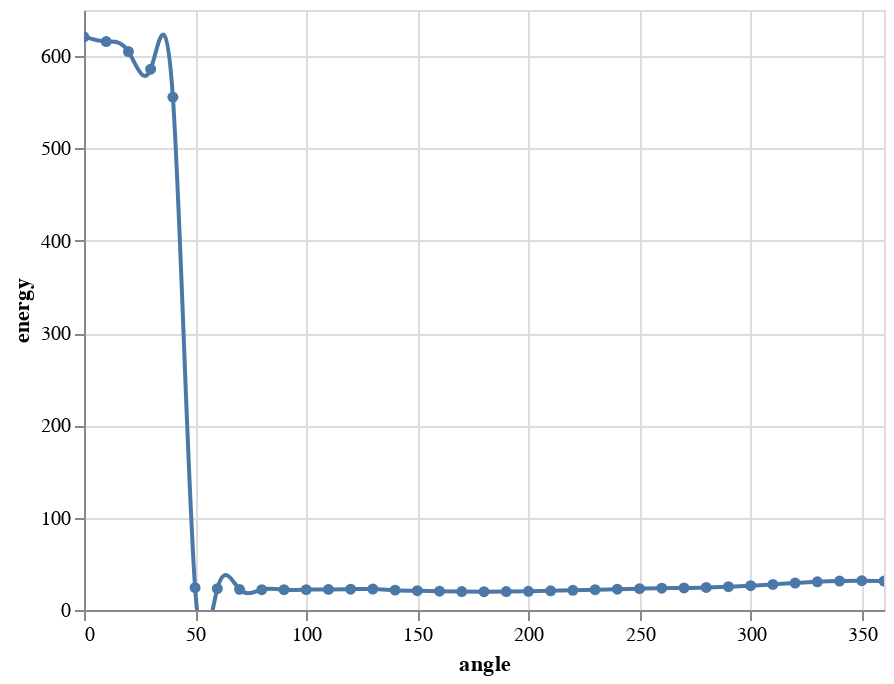

Notebook source saved alongside this figure:
### Markdown cell above
The torsion angle I'm interested in is highlighted in red and situated between carbons 1,2,3 & 4. Now let's try to set up a torsion angle scan in rdkit using MMFF (UFF should be similar procedure ... )

### Code cell
from rdkit.Chem import rdMolTransforms
import altair as alt
import copy
import pandas as pd
from rdkit.Chem import rdForceFieldHelpers
from rdkit.Chem import ChemicalForceFields

conformer=mol.GetConformer(0)

m2=copy.deepcopy(mol)
mp2 = AllChem.MMFFGetMoleculeProperties(m2)
energy=[]
confid=0
angles=range(0,370,10)
for angle in angles:
    confid+=1
    ff2 = AllChem.MMFFGetMoleculeForceField(m2, mp2)
    ff2.MMFFAddTorsionConstraint(1,2,3,4, False, angle - .1, angle + .1, 10000.0)
    ff2.Minimize()
    energy.append(ff2.CalcEnergy())

    xyz=ff2.Positions()
    new_conf = Chem.Conformer(mol.GetNumAtoms())
    for i in range(mol.GetNumAtoms()):
        new_conf.SetAtomPosition(i, (m2.GetConformer(-1).GetAtomPosition(i)))
    new_conf.SetId(confid)
    mol.AddConformer(new_conf)


dfrdkit = pd.DataFrame({'angle':angles, 'energy':energy})
alt.Chart(dfrdkit).mark_line(point=True,interpolate="natural").encode(
    alt.X('angle:Q',
        scale=alt.Scale(domain=[0,360,350])
    ),
    alt.Y('energy:Q',
        scale=alt.Scale(zero=False)
    )
).interactive()

### Figure 1 — Vega-Lite specification as saved in the notebook (floating-point values rounded to 4 significant figures)
{"config": {"view": {"continuousWidth": 400, "continuousHeight": 300}}, "data": {"name": "data-5a8628b2fe510fdf9ee991259367ef16"}, "mark": {"type": "line", "interpolate": "natural", "point": true}, "encoding": {"x": {"type": "quantitative", "field": "angle", "scale": {"domain": [0, 360, 350]}}, "y": {"type": "quantitative", "field": "energy", "scale": {"zero": false}}}, "selection": {"selector006": {"type": "interval", "bind": "scales", "encodings": ["x", "y"]}}, "$schema": "https://vega.github.io/schema/vega-lite/v4.8.1.json", "datasets": {"data-5a8628b2fe510fdf9ee991259367ef16": [{"angle": 0, "energy": 621.0}, {"angle": 10, "energy": 615.8}, {"angle": 20, "energy": 605.0}, {"angle": 30, "energy": 585.9}, {"angle": 40, "energy": 555.5}, {"angle": 50, "energy": 24.17}, {"angle": 60, "energy": 23.05}, {"angle": 70, "energy": 22.36}, {"angle": 80, "energy": 22.01}, {"angle": 90, "energy": 21.95}, {"angle": 100, "energy": 22.09}, {"angle": 110, "energy": 22.32}, {"angle": 120, "energy": 22.56}, {"angle": 130, "energy": 22.7}, {"angle": 140, "energy": 21.51}, {"angle": 150, "energy": 20.88}, {"angle": 160, "energy": 20.33}, {"angle": 170, "energy": 19.97}, {"angle": 180, "energy": 19.84}, {"angle": 190, "energy": 19.94}, {"angle": 200, "energy": 20.27}, {"angle": 210, "energy": 20.77}, {"angle": 220, "energy": 21.36}, {"angle": 230, "energy": 21.97}, {"angle": 240, "energy": 22.56}, {"angle": 250, "energy": 23.14}, {"angle": 260, "energy": 23.64}, {"angle": 270, "energy": 23.86}, {"angle": 280, "energy": 24.43}, {"angle": 290, "energy": 25.23}, {"angle": 300, "energy": 26.34}, {"angle": 310, "energy": 27.72}, {"angle": 320, "energy": 29.2}, {"angle": 330, "energy": 30.51}, {"angle": 340, "energy": 31.39}, {"angle": 350, "energy": 31.7}, {"angle": 360, "energy": 31.41}]}}
